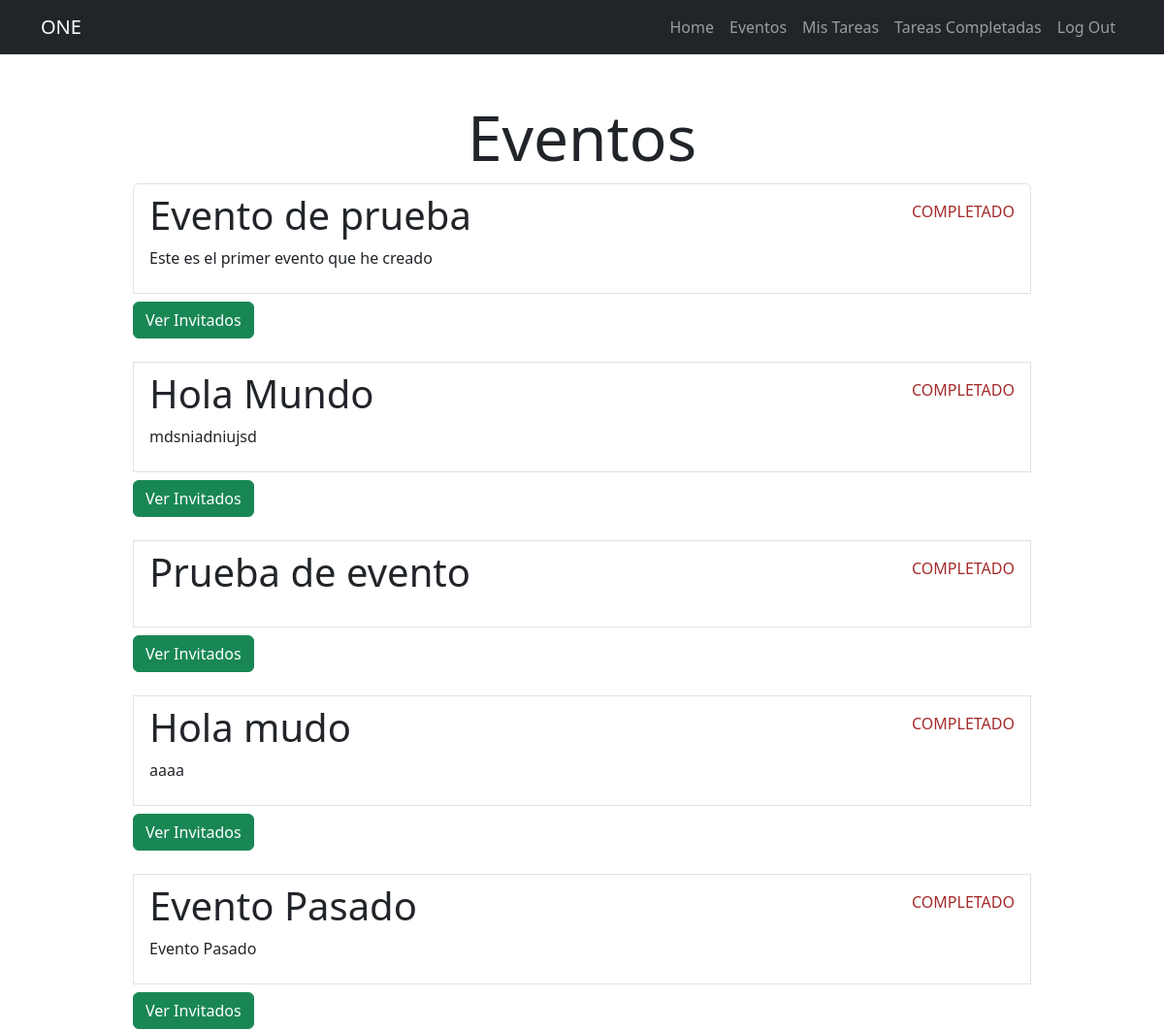
Page /eventos-completos/ (signed in, upper part) on the earlier database version.
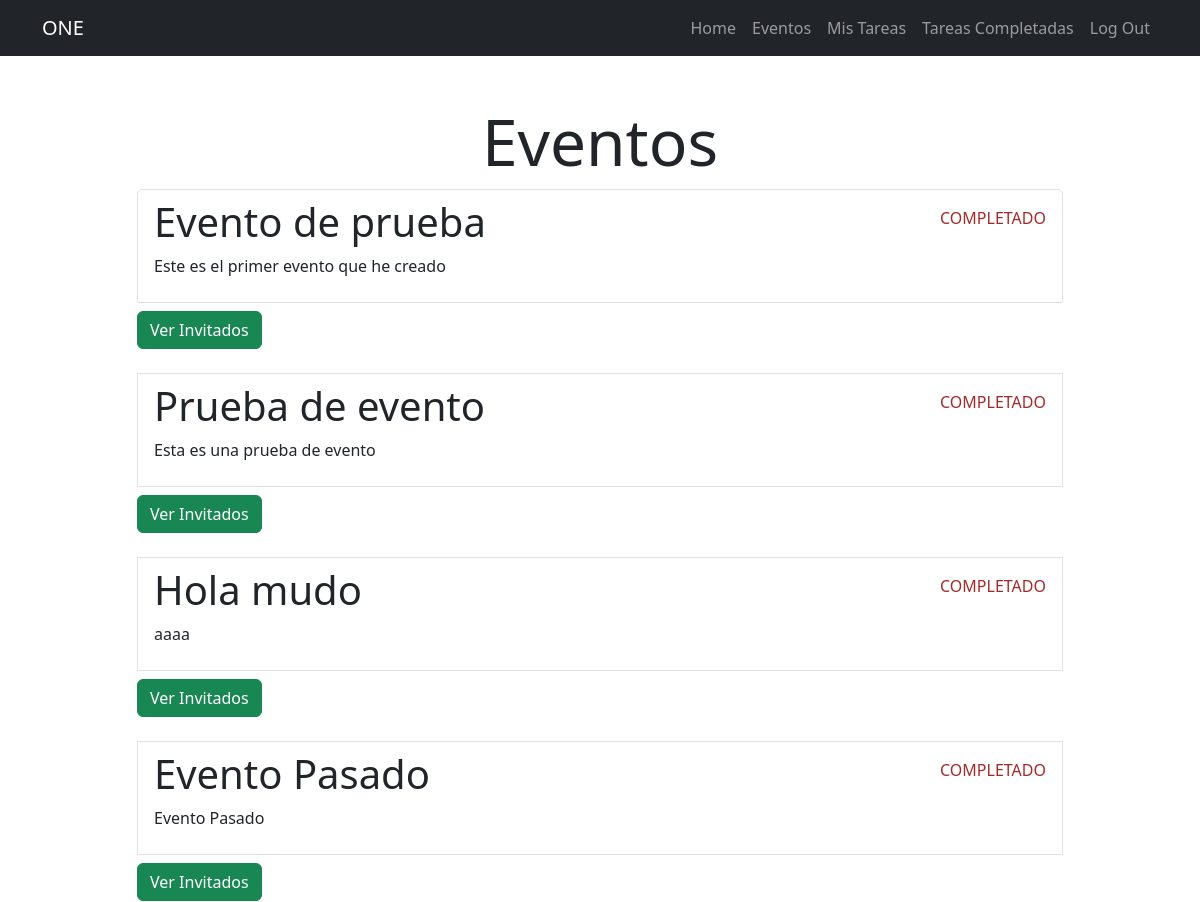
Same page on the later database version.
### event/models.py (models this page shows, shortened)
class Evento(models.Model):
    nombre = models.CharField(max_length=80)
    descripcion = models.TextField(blank=True)
    fechaCreacion = models.DateTimeField(auto_now_add=True)
    fecha= models.DateField(null = True, blank = True)
    ubicacion = models.CharField(max_length=200)
    user = models.ForeignKey(User, on_delete=models.CASCADE)

### event/views.py (the view)
# urls.py: path('eventos-completos/', eventos_completados, name= 'eventos_completados'),
@login_required
def eventos_completados(request):
    eventos = Evento.objects.filter(user=request.user, fecha__lt = date.today())
    return render(request, 'eventos.html', {'eventos': eventos, 'date': date.today()})

### event/templates/eventos.html (shortened to what this page needs)
{% extends 'base.html' %}
{% block content%}
<main class="container">
    <div class="row">
        <div class="col-md-10 offset-md-1">
            <h1 class="mt-5 text-center display-3">Eventos</h1>
            <ul class="list-group">
                {% for evento in eventos %}
                <a href="{% url 'evento_detail' evento.id %}" class="list-group-item ">
                    <header class="d-flex justify-content-between">
                        <h1 class="fw-bold-3"> {{evento.nombre}}</h1>
                        {% if evento.fecha < date.today %}
                            <p class="mt-2" style="color: brown;">COMPLETADO</p>
                        {% else %}
                            <p class="mt-2"> {{evento.fecha}} </p>
                        {% endif %}
                    </header>
                    <p> {{evento.descripcion}} </p>
                    <a href="{% url 'invitados' evento.id%}"  method="POST">
                        <button class="btn btn-success mt-2">Ver Invitados</button>
                    </a>
                </a>
                <br>
                {% endfor %}
            </ul>
        </div>
    </div>
</main>
{% endblock %}

Differences in the rows shown:
removed Evento: nombre "Hola Mundo", fecha "COMPLETADO", descripcion "mdsniadniujsd"
changed Evento "Prueba de evento": descripcion (not shown) → "Esta es una prueba de evento"
